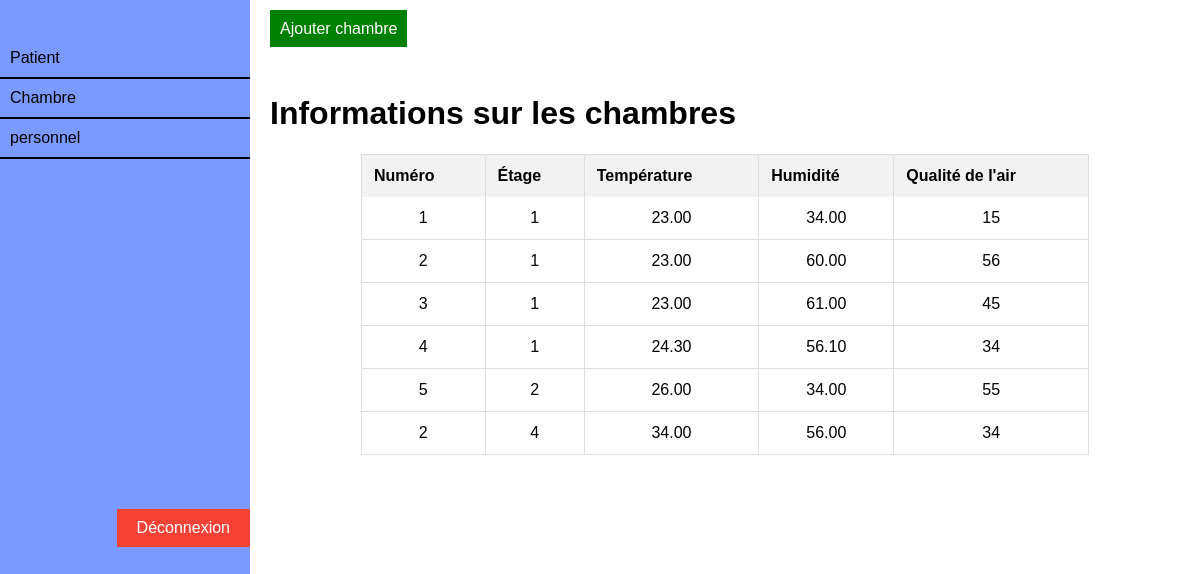
Screenshot of /chambre/ with the database file from the repository.
### myapp/models.py (models this page shows, shortened)
class Chambre(models.Model):
    id = models.AutoField(primary_key=True)  # Champ AutoField pour l'identifiant unique
    numero = models.IntegerField()
    etage = models.IntegerField()
    temperature = models.DecimalField(max_digits=5, decimal_places=2)
    humidite = models.DecimalField(max_digits=5, decimal_places=2)
    qualite_air = models.CharField(max_length=100)
    class Meta:
        constraints = [
            models.UniqueConstraint(fields=['numero', 'etage'], name='unique_chambre')
        ]

### myapp/views.py (the view)
# urls.py: path('chambre/', chambre, name='chambre'),
def chambre(request):
    user_id = request.session.get('user_id')
    chambres = Chambre.objects.all()
    return render(request, 'chambre.html', {'chambres': chambres, 'user_id': user_id})

### myapp/templates/chambre.html (shortened to what this page needs)
<!DOCTYPE html>
<html lang="en">
<head>
</head>
<body>
    <div class="sidebar">
        <div class="sidebar_elmt">
            <a href="{% url 'patient' %}">Patient</a>
        </div>
        <div class="sidebar_elmt">
            <a href="#">Chambre</a>
        </div>
        <div class="sidebar_elmt">
            <a href="{% url 'personnel' %}">personnel</a>
        </div>
        <div style="text-align: right; margin-top: 140%; ">
            <form action="{% url 'logout' %}" method="post">
                <button type="submit" style="background-color: #f44336; color: white; padding: 10px 20px; border: none;cursor: pointer; font-size: 16px;">Déconnexion</button>
            </form>
        </div>
    </div>
    <div class="content">
        <a href="#" id="ajouter-chambre-btn"
            style="background-color: green; color: white; padding: 10px; text-align: center; text-decoration: none;">Ajouter
            chambre</a>
            <br><br><br>
        <h1>Informations sur les chambres</h1>
        <div style="text-align: center; width: 100%;">
            <table id="chambres-table"
                style="margin: 0 auto; border-collapse: collapse; width: 80%; border: 1px solid #ddd; border-radius: 5px;">
                <thead>
                    <tr style="background-color: #f2f2f2;">
                        <th style="padding: 12px; border-right: 1px solid #ddd; text-align: left;">Numéro</th>
                        <th style="padding: 12px; border-right: 1px solid #ddd; text-align: left;">Étage</th>
                        <th style="padding: 12px; border-right: 1px solid #ddd; text-align: left;">Température</th>
                        <th style="padding: 12px; border-right: 1px solid #ddd; text-align: left;">Humidité</th>
                        <th style="padding: 12px; text-align: left;">Qualité de l'air</th>
                    </tr>
                </thead>
                <tbody>
                    {% for chambre in chambres %}
                    <tr style="border-bottom: 1px solid #ddd;">
                        <td style="padding: 12px; border-right: 1px solid #ddd;">{{ chambre.numero }}</td>
                        <td style="padding: 12px; border-right: 1px solid #ddd;">{{ chambre.etage }}</td>
                        <td style="padding: 12px; border-right: 1px solid #ddd;">{{ chambre.temperature }}</td>
                        <td style="padding: 12px; border-right: 1px solid #ddd;">{{ chambre.humidite }}</td>
                        <td style="padding: 12px;">{{ chambre.qualite_air }}</td>
                    </tr>
                    {% endfor %}
                </tbody>
            </table>
        </div>
    </div>
</body>
</html>

### myapp/templates/chambre.html (style rules this page uses)
body { font-family: Arial, sans-serif; margin: 0; padding: 0; }
.sidebar { height: 100%; width: 250px; position: fixed; top: 0; left: 0; background-color: #7b9aff; padding-top: 20px; }
.sidebar a { padding: 10px; display: block; text-decoration: none; color: #000; }
.content { margin-left: 250px; padding: 20px; }
.sidebar_elmt { border-bottom:#000 solid 2px ; }

### rows the page displays
Chambre: numero "1", etage "1", temperature "23.00", humidite "34.00", qualite_air "15"
Chambre: numero "2", etage "1", temperature "23.00", humidite "60.00", qualite_air "56"
Chambre: numero "3", etage "1", temperature "23.00", humidite "61.00", qualite_air "45"
Chambre: numero "4", etage "1", temperature "24.30", humidite "56.10", qualite_air "34"
Chambre: numero "5", etage "2", temperature "26.00", humidite "34.00", qualite_air "55"
Chambre: numero "2", etage "4", temperature "34.00", humidite "56.00", qualite_air "34"
